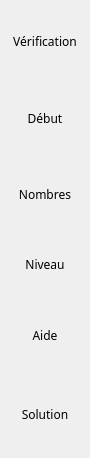
        <widget class="QFrame" name="frmIcones">
         <property name="geometry">
          <rect>
           <x>923</x>
           <y>76</y>
           <width>90</width>
           <height>458</height>
          </rect>
         </property>
         <property name="minimumSize">
          <size>
           <width>0</width>
           <height>60</height>
          </size>
         </property>
         <property name="maximumSize">
          <size>
           <width>90</width>
           <height>16777215</height>
          </size>
         </property>
         <property name="lineWidth">
          <number>0</number>
         </property>
         <layout class="QGridLayout" name="layoutIcones">
          <property name="horizontalSpacing">
           <number>2</number>
          </property>
          <property name="verticalSpacing">
           <number>0</number>
          </property>
          <property name="margin">
           <number>0</number>
          </property>
          <item row="1" column="1">
           <widget class="AbulEduFlatBoutonV1" name="btnRecommencer">
            <property name="sizePolicy">
             <sizepolicy hsizetype="Minimum" vsizetype="Fixed">
              <horstretch>0</horstretch>
              <verstretch>0</verstretch>
             </sizepolicy>
            </property>
            <property name="minimumSize">
             <size>
              <width>0</width>
              <height>70</height>
             </size>
            </property>
            <property name="maximumSize">
             <size>
              <width>16777215</width>
              <height>16777215</height>
             </size>
            </property>
            <property name="font">
             <font>
              <family>Andika Basic</family>
              <weight>50</weight>
              <bold>false</bold>
             </font>
            </property>
            <property name="toolTip">
             <string/>
            </property>
            <property name="whatsThis">
             <string notr="true">debut</string>
            </property>
            <property name="text">
             <string>Début</string>
            </property>
            <property name="iconSize">
             <size>
              <width>50</width>
              <height>50</height>
             </size>
            </property>
            <property name="flat">
             <bool>true</bool>
            </property>
            <property name="IconeNormale" stdset="0">
             <string notr="true">:/data/buttons/debut</string>
            </property>
            <property name="IconeSurvol" stdset="0">
             <string notr="true">:/data/buttons/debutHover</string>
            </property>
            <property name="IconePressed" stdset="0">
             <string notr="true"/>
            </property>
            <property name="IconeDisabled" stdset="0">
             <string notr="true">:/data/buttons/debutDisabled</string>
            </property>
            <property name="BackgroundAlignement" stdset="0">
             <string notr="true">center top</string>
            </property>
            <property name="TexteAlignement" stdset="0">
             <string notr="true">Qt::AlignBottom</string>
            </property>
            <property name="CouleurTexteNormale" stdset="0">
             <color>
              <red>255</red>
              <green>255</green>
              <blue>255</blue>
             </color>
            </property>
            <property name="CouleurTexteSurvol" stdset="0">
             <color>
              <red>255</red>
              <green>0</green>
              <blue>0</blue>
             </color>
            </property>
           </widget>
          </item>
          <item row="2" column="1">
           <widget class="AbulEduFlatBoutonV1" name="btnNombres">
            <property name="enabled">
             <bool>true</bool>
            </property>
            <property name="sizePolicy">
             <sizepolicy hsizetype="Minimum" vsizetype="Fixed">
              <horstretch>0</horstretch>
              <verstretch>0</verstretch>
             </sizepolicy>
            </property>
            <property name="minimumSize">
             <size>
              <width>0</width>
              <height>69</height>
             </size>
            </property>
            <property name="maximumSize">
             <size>
              <width>16777215</width>
              <height>16777215</height>
             </size>
            </property>
            <property name="font">
             <font>
              <family>Andika Basic</family>
              <weight>50</weight>
              <bold>false</bold>
             </font>
            </property>
            <property name="toolTip">
             <string/>
            </property>
            <property name="whatsThis">
             <string notr="true">nombres</string>
            </property>
            <property name="text">
             <string>Nombres</string>
            </property>
            <property name="iconSize">
             <size>
              <width>50</width>
              <height>50</height>
             </size>
            </property>
            <property name="flat">
             <bool>true</bool>
            </property>
            <property name="IconeNormale" stdset="0">
             <string notr="true">:/data/buttons/nombres</string>
            </property>
            <property name="IconeSurvol" stdset="0">
             <string notr="true">:/data/buttons/nombresHover</string>
            </property>
            <property name="IconePressed" stdset="0">
             <string notr="true">:/data/buttons/nombresPressed</string>
            </property>
            <property name="IconeDisabled" stdset="0">
             <string notr="true">:/data/buttons/nombresDisabled</string>
            </property>
            <property name="BackgroundAlignement" stdset="0">
             <string notr="true">center top</string>
            </property>
            <property name="TexteAlignement" stdset="0">
             <string notr="true">Qt::AlignBottom</string>
            </property>
            <property name="CouleurTexteNormale" stdset="0">
             <color>
              <red>255</red>
              <green>255</green>
              <blue>255</blue>
             </color>
            </property>
            <property name="CouleurTexteSurvol" stdset="0">
             <color>
              <red>255</red>
              <green>0</green>
              <blue>0</blue>
             </color>
            </property>
           </widget>
          </item>
          <item row="3" column="1">
           <widget class="AbulEduFlatBoutonV1" name="btnNiveaux">
            <property name="sizePolicy">
             <sizepolicy hsizetype="Minimum" vsizetype="Fixed">
              <horstretch>0</horstretch>
              <verstretch>0</verstretch>
             </sizepolicy>
            </property>
            <property name="minimumSize">
             <size>
              <width>0</width>
              <height>56</height>
             </size>
            </property>
            <property name="maximumSize">
             <size>
              <width>16777215</width>
              <height>16777215</height>
             </size>
            </property>
            <property name="font">
             <font>
              <family>Andika Basic</family>
              <weight>50</weight>
              <bold>false</bold>
             </font>
            </property>
            <property name="toolTip">
             <string/>
            </property>
            <property name="whatsThis">
             <string notr="true">niveaux</string>
            </property>
            <property name="text">
             <string>Niveau</string>
            </property>
            <property name="iconSize">
             <size>
              <width>50</width>
              <height>50</height>
             </size>
            </property>
            <property name="flat">
             <bool>true</bool>
            </property>
            <property name="IconeNormale" stdset="0">
             <string notr="true">:/data/buttons/niveaux</string>
            </property>
            <property name="IconeSurvol" stdset="0">
             <string notr="true">:/data/buttons/niveauxHover</string>
            </property>
            <property name="IconePressed" stdset="0">
             <string notr="true">:/data/buttons/niveauxPressed</string>
            </property>
            <property name="IconeDisabled" stdset="0">
             <string notr="true">:/data/buttons/niveauxDisabled</string>
            </property>
            <property name="BackgroundAlignement" stdset="0">
             <string notr="true">center top</string>
            </property>
            <property name="TexteAlignement" stdset="0">
             <string notr="true">Qt::AlignBottom</string>
            </property>
            <property name="CouleurTexteNormale" stdset="0">
             <color>
              <red>255</red>
              <green>255</green>
              <blue>255</blue>
             </color>
            </property>
            <property name="CouleurTexteSurvol" stdset="0">
             <color>
              <red>255</red>
              <green>0</green>
              <blue>0</blue>
             </color>
            </property>
           </widget>
          </item>
          <item row="5" column="1">
           <widget class="AbulEduFlatBoutonV1" name="btnAbandonner">
            <property name="minimumSize">
             <size>
              <width>0</width>
              <height>70</height>
             </size>
            </property>
            <property name="maximumSize">
             <size>
              <width>16777215</width>
              <height>16777215</height>
             </size>
            </property>
            <property name="font">
             <font>
              <family>Andika Basic</family>
              <weight>50</weight>
              <bold>false</bold>
             </font>
            </property>
            <property name="toolTip">
             <string/>
            </property>
            <property name="whatsThis">
             <string notr="true">solution</string>
            </property>
            <property name="text">
             <string>Solution</string>
            </property>
            <property name="iconSize">
             <size>
              <width>50</width>
              <height>50</height>
             </size>
            </property>
            <property name="flat">
             <bool>true</bool>
            </property>
            <property name="IconeNormale" stdset="0">
             <string notr="true">:/data/buttons/solution</string>
            </property>
            <property name="IconeSurvol" stdset="0">
             <string notr="true">:/data/buttons/solutionHover</string>
            </property>
            <property name="IconePressed" stdset="0">
             <string notr="true">:/data/buttons/solutionPressed</string>
            </property>
            <property name="IconeDisabled" stdset="0">
             <string notr="true">:/data/buttons/solutionDisabled</string>
            </property>
            <property name="BackgroundAlignement" stdset="0">
             <string notr="true">center top</string>
            </property>
            <property name="TexteAlignement" stdset="0">
             <string notr="true">Qt::AlignBottom</string>
            </property>
            <property name="CouleurTexteNormale" stdset="0">
             <color>
              <red>255</red>
              <green>255</green>
              <blue>255</blue>
             </color>
            </property>
            <property name="CouleurTexteSurvol" stdset="0">
             <color>
              <red>255</red>
              <green>0</green>
              <blue>0</blue>
             </color>
            </property>
           </widget>
          </item>
          <item row="4" column="1">
           <widget class="AbulEduFlatBoutonV1" name="btnAide">
            <property name="sizePolicy">
             <sizepolicy hsizetype="Minimum" vsizetype="Fixed">
              <horstretch>0</horstretch>
              <verstretch>0</verstretch>
             </sizepolicy>
            </property>
            <property name="minimumSize">
             <size>
              <width>0</width>
              <height>73</height>
             </size>
            </property>
            <property name="maximumSize">
             <size>
              <width>16777215</width>
              <height>16777215</height>
             </size>
            </property>
            <property name="font">
             <font>
              <family>Andika Basic</family>
              <weight>50</weight>
              <bold>false</bold>
             </font>
            </property>
            <property name="toolTip">
             <string/>
            </property>
            <property name="whatsThis">
             <string notr="true">aide</string>
            </property>
            <property name="text">
             <string>Aide</string>
            </property>
            <property name="iconSize">
             <size>
              <width>50</width>
              <height>50</height>
             </size>
            </property>
            <property name="flat">
             <bool>true</bool>
            </property>
            <property name="IconeNormale" stdset="0">
             <string notr="true">:/data/buttons/aide</string>
            </property>
            <property name="IconeSurvol" stdset="0">
             <string notr="true">:/data/buttons/aideHover</string>
            </property>
            <property name="IconePressed" stdset="0">
             <string notr="true">:/data/buttons/aidePressed</string>
            </property>
            <property name="IconeDisabled" stdset="0">
             <string notr="true">:/data/buttons/aideDisabled</string>
            </property>
            <property name="BackgroundAlignement" stdset="0">
             <string notr="true">center top</string>
            </property>
            <property name="TexteAlignement" stdset="0">
             <string notr="true">Qt::AlignBottom</string>
            </property>
            <property name="CouleurTexteNormale" stdset="0">
             <color>
              <red>255</red>
              <green>255</green>
              <blue>255</blue>
             </color>
            </property>
            <property name="CouleurTexteSurvol" stdset="0">
             <color>
              <red>255</red>
              <green>0</green>
              <blue>0</blue>
             </color>
            </property>
           </widget>
          </item>
          <item row="0" column="1">
           <widget class="AbulEduFlatBoutonV1" name="btnVerifier">
            <property name="enabled">
             <bool>true</bool>
            </property>
            <property name="minimumSize">
             <size>
              <width>0</width>
              <height>69</height>
             </size>
            </property>
            <property name="maximumSize">
             <size>
              <width>16777215</width>
              <height>16777215</height>
             </size>
            </property>
            <property name="font">
             <font>
              <family>Andika Basic</family>
              <weight>50</weight>
              <bold>false</bold>
             </font>
            </property>
            <property name="toolTip">
             <string/>
            </property>
            <property name="whatsThis">
             <string notr="true">verification</string>
            </property>
            <property name="text">
             <string>Vérification</string>
            </property>
            <property name="iconSize">
             <size>
              <width>50</width>
              <height>50</height>
             </size>
            </property>
            <property name="flat">
             <bool>true</bool>
            </property>
            <property name="IconeNormale" stdset="0">
             <string notr="true">:/data/buttons/verification</string>
            </property>
            <property name="IconeSurvol" stdset="0">
             <string notr="true">:/data/buttons/verificationHover</string>
            </property>
            <property name="IconePressed" stdset="0">
             <string notr="true">:/data/buttons/verificationPressed</string>
            </property>
            <property name="IconeDisabled" stdset="0">
             <string notr="true">:/data/buttons/verificationDisabled</string>
            </property>
            <property name="BackgroundAlignement" stdset="0">
             <string notr="true">center top</string>
            </property>
            <property name="TexteAlignement" stdset="0">
             <string notr="true">Qt::AlignBottom</string>
            </property>
            <property name="CouleurTexteNormale" stdset="0">
             <color>
              <red>255</red>
              <green>255</green>
              <blue>255</blue>
             </color>
            </property>
            <property name="CouleurTexteSurvol" stdset="0">
             <color>
              <red>255</red>
              <green>0</green>
              <blue>0</blue>
             </color>
            </property>
           </widget>
          </item>
         </layout>
        </widget>
